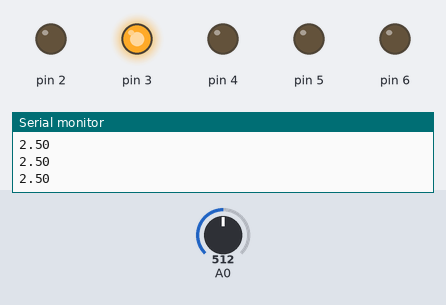
Recording of a sketch running on a simulated Arduino Uno, built with avr-gcc and run on an emulated ATmega328P. On the bench: output pins drawn as LEDs (lit = HIGH), the last lines printed to the serial monitor. The test bench sets the inputs (shaded band); at power-on: A0 = 512.

Above: at 1.2 s.
1.3 s: A0 set to 602
2.8 s: A0 set to 626
At 3.5 s:
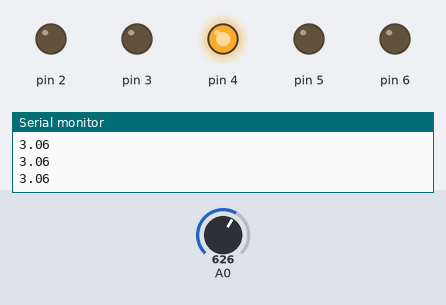
4.3 s: A0 set to 805
5.8 s: A0 set to 833
At 7.0 s:
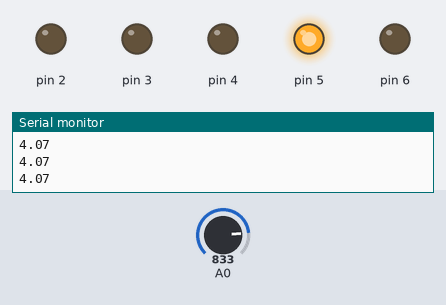
7.3 s: A0 set to 1011
8.8 s: A0 set to 1023
At 9.2 s:
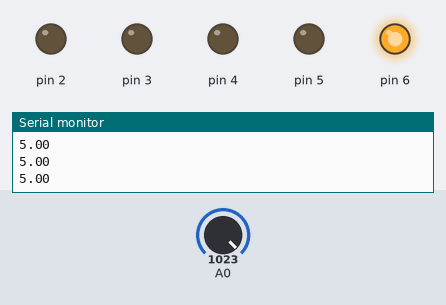
Timing chart, 0 to 11.3 s (numbered marks = the images above; inputs shaded):
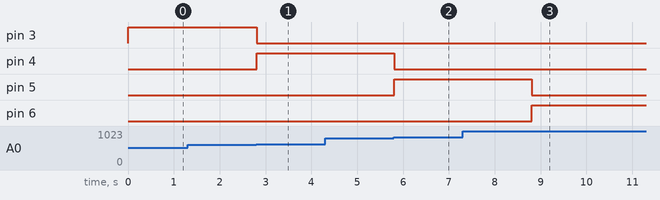

The sketch:

voltwert_switch_case.ino
```cpp
float analogwert;                   //Variable für Analogwert
float ergebins;                     //Variable für Ergebnis
int ganzzahl;                       //Variable für Ganzzahl
void setup() {                      //Setzte Pin 2-7 auf Output
  for(int i = 2; i < 7; i++)
    pinMode(i, OUTPUT);
  Serial.begin(9600);               //Starte Serial Monitor
}

void loop() {
  analogwert = analogRead(0);       //Analogwert einlesen
  ergebins = 5 * analogwert / 1023; //Analogwert in Spannung umrechnen
  Serial.println(ergebins);         //Ergebnis zur kontrolle ausgeben
  ganzzahl = ergebins;
  switch (ganzzahl) {
    case 1:
      digitalWrite(2,HIGH);
      digitalWrite(3,LOW);
      digitalWrite(4,LOW);
      digitalWrite(5,LOW);
      digitalWrite(6,LOW);
      break;
    case 2:
      digitalWrite(2,LOW);
      digitalWrite(3,HIGH);
      digitalWrite(4,LOW);
      digitalWrite(5,LOW);
      digitalWrite(6,LOW);
      break;
    case 3:
      digitalWrite(2,LOW);
      digitalWrite(3,LOW);
      digitalWrite(4,HIGH);
      digitalWrite(5,LOW);
      digitalWrite(6,LOW);
      break;
    case 4:
      digitalWrite(2,LOW);
      digitalWrite(3,LOW);
      digitalWrite(4,LOW);
      digitalWrite(5,HIGH);
      digitalWrite(6,LOW);
      break;
    case 5:
      digitalWrite(2,LOW);
      digitalWrite(3,LOW);
      digitalWrite(4,LOW);
      digitalWrite(5,LOW);
      digitalWrite(6,HIGH);
      break;
    case 0:
      digitalWrite(2,LOW);
      digitalWrite(3,LOW);
      digitalWrite(4,LOW);
      digitalWrite(5,LOW);
      digitalWrite(6,LOW);
  }
}
```

Measured:
- the behaviour switches between 613 and 614 on A0 (found by bisection; images 0 and 1)
- the behaviour switches between 818 and 819 on A0 (found by bisection; images 1 and 2)
- the behaviour switches between 1022 and 1023 on A0 (found by bisection; images 2 and 3)
- after the input at 2.8 s, pin 3: HIGH → LOW at once; pin 4: LOW → HIGH at once
- after the input at 5.8 s, pin 4: HIGH → LOW at once; pin 5: LOW → HIGH at once
- after the input at 8.8 s, pin 5: HIGH → LOW at once; pin 6: LOW → HIGH at once
